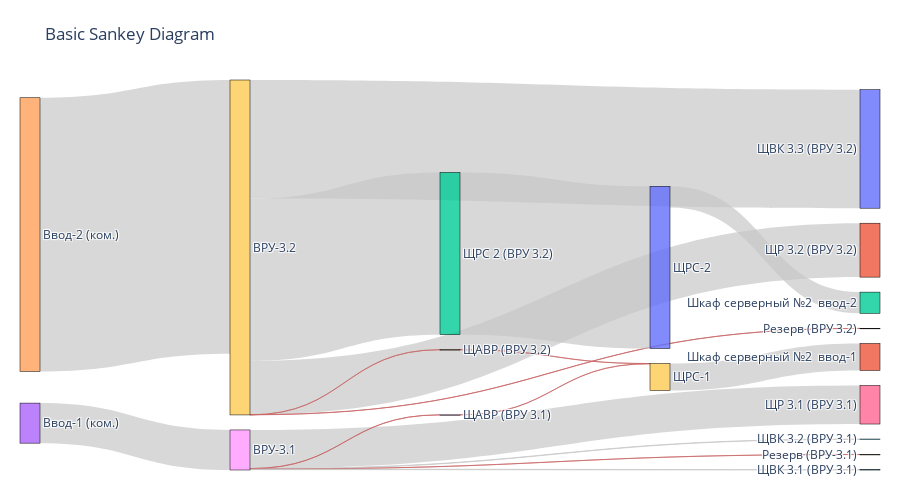

The notebook cell saved with this chart:
### Code cell
fig = go.Figure(data=[go.Sankey(
    valuesuffix = " кВтч",
    node = dict(
      pad = 15,
      thickness = 20,
      line = dict(color = "black", width = 0.5),
      label = names,
      #color = "blue"
    ),
    link = dict(
      source = source, # indices correspond to labels, eg A1, A2, A1, B1, ...
      target = target,
      value = value,
      color = link_colors
      #label = names  
  ))])

fig.update_layout(height=500,
                      #font_color=colors['graph_font'],
                      title_text='Basic Sankey Diagram',
                      #plot_bgcolor=colors['plot_area'],
                      #paper_bgcolor=colors['plot_background'],
                      margin=dict(l=20, r=20, b=30, t=80, pad=1),
                      )

fig.show()

### Figure 1 — Plotly figure (JSON) as saved in the notebook; plotly's stock layout.template omitted (floating-point values rounded to 4 significant figures)
{"data": [{"link": {"color": ["rgba(200,200,200,0.7)", "rgba(200,200,200,0.7)", "rgba(200,200,200,0.7)", "rgba(200,100,100,0.7)", "rgba(200,100,100,0.7)", "rgba(200,200,200,0.7)", "rgba(200,200,200,0.7)", "rgba(200,200,200,0.7)", "rgba(200,200,200,0.7)", "rgba(200,200,200,0.7)", "rgba(200,100,100,0.7)", "rgba(200,100,100,0.7)", "rgba(200,200,200,0.7)", "rgba(200,100,100,0.7)", "rgba(200,100,100,0.7)", "rgba(200,200,200,0.7)", "rgba(200,200,200,0.7)"], "source": [23, 8, 8, 8, 8, 8, 24, 9, 9, 9, 9, 9, 12, 18, 14, 19, 20], "target": [8, 15, 16, 17, 18, 25, 9, 10, 11, 12, 13, 14, 20, 19, 19, 21, 22], "value": [34.62, 0.354, 33.36, 0.1, 0.1, 0.384, 236.5, 102.4, 46.59, 140.2, 0.1, 0.1, 140.2, 0.1, 0.1, 23.3, 18.34]}, "node": {"label": ["Офис", "ВРУ-3.1", "ВРУ-3.2", "ВРУ 2-го этажа", "ВРУ 1-го этажа", "Шкаф АВР", "Серверная", "Модуль дорасчетов", "ВРУ-3.1", "ВРУ-3.2", "ЩВК 3.3 (ВРУ 3.2)", "ЩР 3.2 (ВРУ 3.2)", "ЩРС 2 (ВРУ 3.2)", "Резерв (ВРУ 3.2)", "ЩАВР (ВРУ 3.2)", "ЩВК 3.2 (ВРУ 3.1)", "ЩР 3.1 (ВРУ 3.1)", "Резерв (ВРУ-3.1)", "ЩАВР (ВРУ 3.1)", "ЩРС-1", "ЩРС-2", "Шкаф серверный №2  ввод-1", "Шкаф серверный №2  ввод-2", "Ввод-1 (ком.)", "Ввод-2 (ком.)", "ЩВК 3.1 (ВРУ 3.1)"], "line": {"color": "black", "width": 0.5}, "pad": 15, "thickness": 20}, "type": "sankey", "valuesuffix": " кВтч"}], "layout": {"height": 500, "margin": {"b": 30, "l": 20, "pad": 1, "r": 20, "t": 80}, "title": {"text": "Basic Sankey Diagram"}}}
